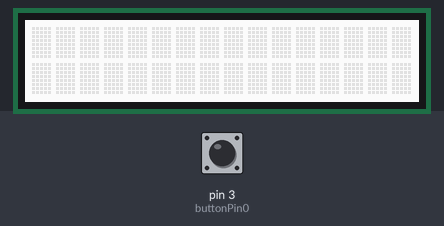
The sketch below on a simulated Arduino Uno, built with avr-gcc and run on an emulated ATmega328P. Shown: 16×2 character LCD. The inputs (shaded band) are chosen by the test bench; at power-on: pin 3 (buttonPin0) HIGH.

Above: at 1.2 s.
1.3 s: pin 3 (buttonPin0) pulled LOW for 0.15 s
At 1.6 s:
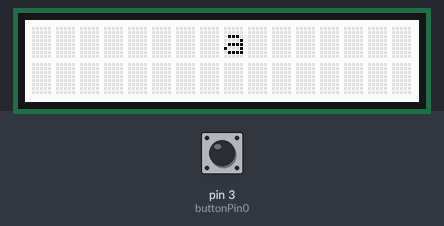
2.9 s: pin 3 (buttonPin0) pulled LOW for 1 s
At 3.7 s:
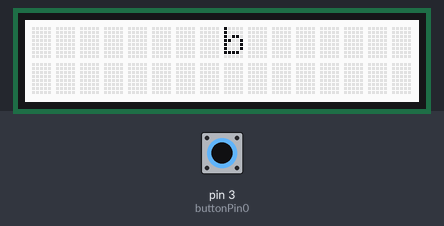
5.4 s: pin 3 (buttonPin0) pulled LOW for 0.15 s
At 6.6 s:
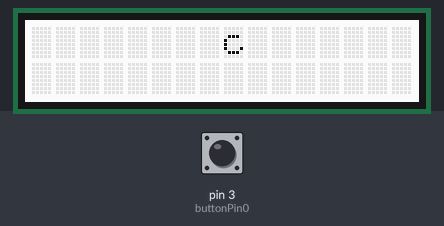
7.0 s: pin 3 (buttonPin0) pulled LOW for 3.2 s
At 7.5 s:
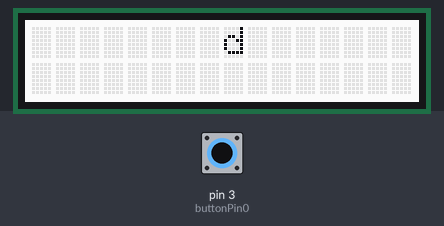
11.7 s: pin 3 (buttonPin0) pulled LOW for 0.15 s
At 12.6 s:
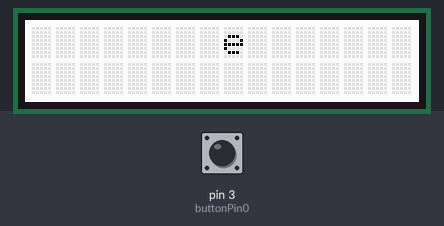
13.3 s: pin 3 (buttonPin0) pulled LOW for 1 s
At 14.7 s:
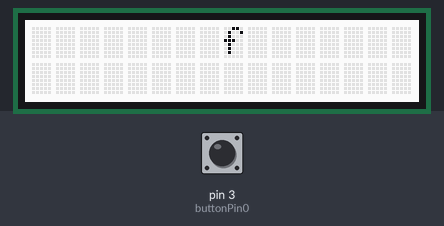
Timing chart, 0 to 16.3 s (numbered marks = the images above; inputs shaded):
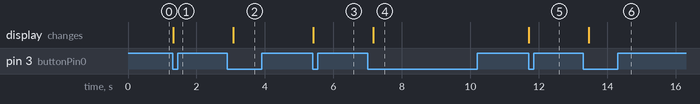

The sketch:

ex2-c.ino
```cpp
#include <Wire.h>
#include "rgb_lcd.h"
rgb_lcd lcd;
const int buttonPin0 = 3;
int buttonState0 = 0;
char var;
int x = 0;


void setup()
{
  pinMode(buttonPin0, INPUT);
  lcd.begin(16, 2);
  var = 97;
}


void loop() {
  buttonState0 = digitalRead(buttonPin0);
  if (buttonState0 == LOW && var <= 122 && x == 1) {
    lcd.clear();
    lcd.setCursor(8, 0);
    lcd.print(var);
    var = var + 1;
    x = 0;
    delay(250);
  }

  buttonState0 = digitalRead(buttonPin0);
  if (buttonState0 == HIGH) {
    x = 1;
    delay(250);
  }

  if (var == 122) {
    var = 97;
  }
}
```

Measured:
- after the input at 1.3 s, the display: changes at once (image 1)
- after the input at 2.9 s, the display: changes after 0.17 s (image 2)
- after the input at 5.4 s, the display: changes at once (image 3)
- after the input at 7.0 s, the display: changes after 0.16 s (image 4)
- after the input at 11.7 s, the display: changes at once (image 5)
- after the input at 13.3 s, the display: changes after 0.16 s (image 6)
